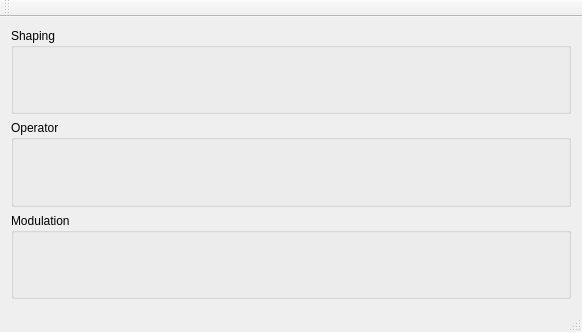
<?xml version="1.0" encoding="UTF-8"?>
<ui version="4.0">
 <class>MainWindow</class>
 <widget class="QMainWindow" name="MainWindow">
  <property name="geometry">
   <rect>
    <x>0</x>
    <y>0</y>
    <width>582</width>
    <height>332</height>
   </rect>
  </property>
  <property name="windowTitle">
   <string>Synth11</string>
  </property>
  <widget class="QWidget" name="centralWidget">
   <layout class="QVBoxLayout" name="verticalLayout_2">
    <item>
     <widget class="QGroupBox" name="groupBox_AudioDevice">
      <property name="sizePolicy">
       <sizepolicy hsizetype="Preferred" vsizetype="Preferred">
        <horstretch>0</horstretch>
        <verstretch>0</verstretch>
       </sizepolicy>
      </property>
      <property name="title">
       <string>Shaping</string>
      </property>
      <property name="alignment">
       <set>Qt::AlignLeading|Qt::AlignLeft|Qt::AlignTop</set>
      </property>
      <layout class="QHBoxLayout" name="horizontalLayout_4">
       <item>
        <widget class="QLabel" name="label_2">
         <property name="text">
          <string/>
         </property>
        </widget>
       </item>
      </layout>
     </widget>
    </item>
    <item>
     <widget class="QGroupBox" name="groupBox_Operator">
      <property name="title">
       <string>Operator</string>
      </property>
      <layout class="QHBoxLayout" name="horizontalLayout_5">
       <item>
        <widget class="QLabel" name="label">
         <property name="text">
          <string/>
         </property>
        </widget>
       </item>
      </layout>
     </widget>
    </item>
    <item>
     <widget class="QGroupBox" name="groupBox_Shaping">
      <property name="title">
       <string>Modulation</string>
      </property>
      <property name="flat">
       <bool>false</bool>
      </property>
      <layout class="QHBoxLayout" name="horizontalLayout_2">
       <item>
        <widget class="QLabel" name="label_3">
         <property name="text">
          <string/>
         </property>
        </widget>
       </item>
      </layout>
     </widget>
    </item>
   </layout>
  </widget>
  <widget class="QMenuBar" name="menuBar">
   <property name="geometry">
    <rect>
     <x>0</x>
     <y>0</y>
     <width>582</width>
     <height>25</height>
    </rect>
   </property>
  </widget>
  <widget class="QToolBar" name="mainToolBar">
   <attribute name="toolBarArea">
    <enum>TopToolBarArea</enum>
   </attribute>
   <attribute name="toolBarBreak">
    <bool>false</bool>
   </attribute>
  </widget>
  <widget class="QStatusBar" name="statusBar"/>
 </widget>
 <layoutdefault spacing="6" margin="11"/>
 <resources/>
 <connections/>
</ui>
